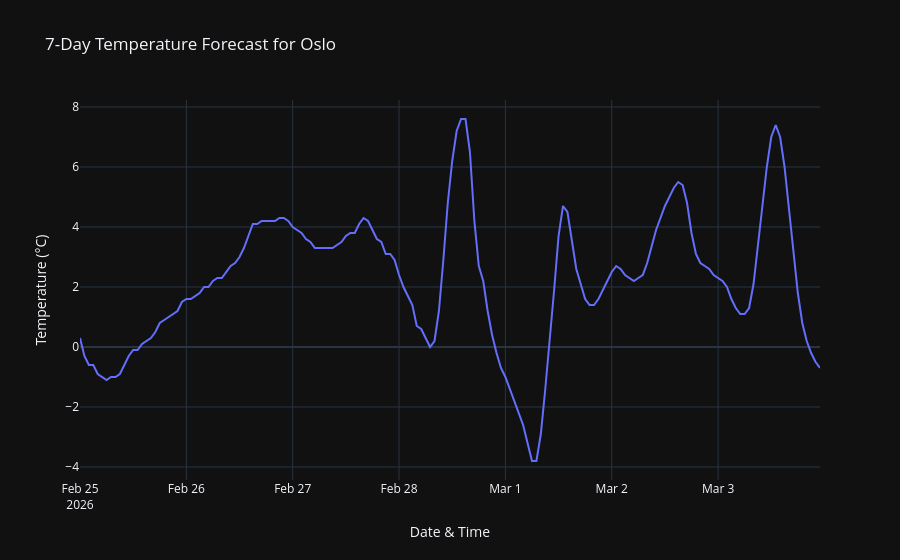

Here is the notebook cell this chart was saved with:
### Markdown cell above
## Going One Step Further

### Code cell
import requests
import pandas as pd
import plotly.express as px

print(" Welcome to the Interactive Weather Forecaster!")
print("-" * 45)

try:
    user_lat = float(input("Enter the Latitude (e.g., 59.91 for Oslo): "))
    user_lon = float(input("Enter the Longitude (e.g., 10.75 for Oslo): "))
    
    # --- STEP 1: Reverse Geocoding (Finding the City Name) ---
    print("\n🔍 Identifying your location...")
    
    # OpenStreetMap's Nominatim API for reverse geocoding
    geo_url = "https://nominatim.openstreetmap.org/reverse"
    geo_params = {
        "lat": user_lat,
        "lon": user_lon,
        "format": "json"
    }
    
    # OpenStreetMap requires a User-Agent header for their free tier so they know who is making the request
    headers = {
        "User-Agent": "StudentWeatherAppTutorial/1.0"
    }
    
    geo_response = requests.get(geo_url, params=geo_params, headers=headers)
    
    # Set a default name in case the API doesn't find a city (e.g., coordinates in the middle of the ocean)
    location_name = f"Lat: {user_lat}, Lon: {user_lon}" 
    
    if geo_response.status_code == 200:
        geo_data = geo_response.json()
        
        # Navigate the JSON dictionary to find the city, town, or village name
        if 'address' in geo_data:
            address = geo_data['address']
            # We use .get() so the code doesn't crash if 'city' isn't an exact match in the dictionary
            city = address.get('city', address.get('town', address.get('village', address.get('country', 'Unknown Area'))))
            location_name = f"{city}"
            
            # Print the full display name for the user to see in the console
            print(f"Location found: {geo_data.get('display_name', 'Unknown')}")
    else:
        print("Could not fetch the location name from the geocoding API. Using coordinates instead.")

    # --- STEP 2: Fetching the Weather Data ---
    print(f"\nFetching 7-day forecast for {location_name}...")
    
    weather_url = "https://api.open-meteo.com/v1/forecast"
    weather_params = {
        "latitude": user_lat,
        "longitude": user_lon,
        "hourly": "temperature_2m",
        "timezone": "auto"
    }

    weather_response = requests.get(weather_url, params=weather_params)
    
    if weather_response.status_code == 200:
        weather_data = weather_response.json()
        
        # --- STEP 3: Process Data with Pandas ---
        df = pd.DataFrame(weather_data['hourly'])
        df['time'] = pd.to_datetime(df['time'])
        
        print("Data fetched successfully! Generating your interactive plot...")

        # --- STEP 4: Plotting with Plotly ---
        
        fig = px.line(
            df, 
            x="time", 
            y="temperature_2m", 
            title=f"7-Day Temperature Forecast for {location_name}", # Using our new city name here!
            labels={
                "time": "Date & Time",
                "temperature_2m": "Temperature (°C)"
            },
            template="plotly_dark"
        )
        
        fig.show()

    else:
        print(f"Oops! Weather API Error. Status Code: {weather_response.status_code}")

except ValueError:
    print("\nError: Please enter valid numbers for latitude and longitude. No letters allowed!")

### Figure 1 — Plotly figure (JSON) as saved in the notebook; plotly's stock layout.template omitted (floating-point values rounded to 4 significant figures; data arrays with more than 128 entries replaced by an {"elided": "..."} marker saying what was removed)
{"data": [{"hovertemplate": "Date & Time=%{x}<br>Temperature (°C)=%{y}<extra></extra>", "legendgroup": "", "line": {"color": "#636efa", "dash": "solid"}, "marker": {"symbol": "circle"}, "mode": "lines", "name": "", "orientation": "v", "showlegend": false, "type": "scatter", "x": {"elided": "168 str values"}, "xaxis": "x", "y": {"elided": "168 float values"}, "yaxis": "y"}], "layout": {"legend": {"tracegroupgap": 0}, "title": {"text": "7-Day Temperature Forecast for Oslo"}, "xaxis": {"anchor": "y", "domain": [0, 1], "title": {"text": "Date & Time"}}, "yaxis": {"anchor": "x", "domain": [0, 1], "title": {"text": "Temperature (°C)"}}}}
